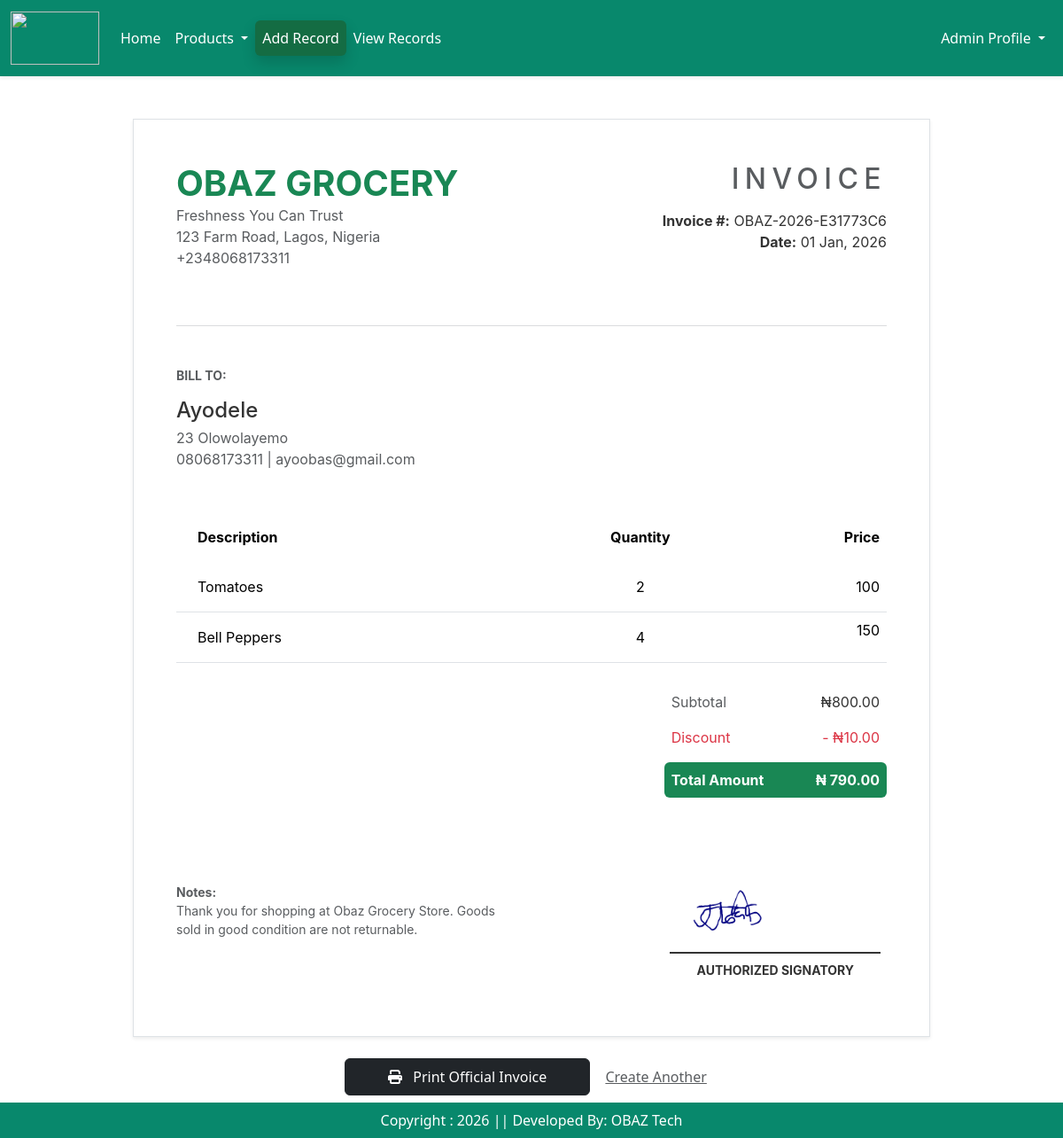
Page /invoice/1/ on the committed database.
### app/models.py (models this page shows, shortened)
class Invoice(models.Model):
    name = models.CharField( max_length=30)
    address = models.CharField( max_length=40, blank=True, null=True)
    phone_no = models.CharField(max_length=20, blank=True, null=True, unique=True)
    email = models.EmailField( max_length=254, blank=True, null=True, unique=True)
    tomatoes = models.IntegerField(default =0 )
    bell_pepper = models.IntegerField(default =0 )
    cucumber = models.IntegerField(default =0 )
    abernero = models.IntegerField(default =0 )
    discount = models.IntegerField(default =0 )
    total_price = models.PositiveIntegerField(default=0)
    invoice_number = models.CharField(max_length=20, unique=True, editable=False)
    created_at = models.DateField(null=True, blank=True, validators=[validate_not_future])
    image = models.ImageField( validators=[validate_image_size],  upload_to = 'signatures', blank=True)
    class Meta:
        verbose_name = "Invoice"
        verbose_name_plural = "Invoice"  # Prevents Django from adding "s"

### app/views.py (the view)
# urls.py: path('invoice/<int:pk>/', views.view_invoice, name="view_invoice"),
def view_invoice(request, pk):
    invoice = get_object_or_404(Invoice, pk=pk)
    items_in_db = Cropitem.objects.all()
    rates = {item.name: item.rate for item in items_in_db}
    line_totals = {
        't': invoice.tomatoes * rates.get('Tomatoes', 0),
        'b': invoice.bell_pepper * rates.get('Bell_Pepper', 0),
        'c': invoice.cucumber * rates.get('Cucumber', 0),
        'a': invoice.abernero * rates.get('Abanero', 0),
    }
    subtotal = sum(line_totals.values())
    if invoice.email:
        send_invoice_background(invoice, subtotal, line_totals)
    context = {
        'invoice': invoice,
        'line_totals': line_totals,
        'subtotal': subtotal,
        'rate_t': rates.get('Tomatoes', 0),
        'rate_b': rates.get('Bell_Pepper', 0),
        'rate_c': rates.get('Cucumber', 0),
        'rate_a': rates.get('Abanero', 0),
    }
    return render(request, 'success.html', context)

### app/views.py (called while the page is built)
def send_invoice_background(invoice, subtotal, line_totals):
    html_context = {
        'invoice': invoice,
        'subtotal': subtotal,
        'line_totals': line_totals,
    }
    html_string = render_to_string('success.html', html_context)
    pdf_buffer = BytesIO()
    pisa.CreatePDF(BytesIO(html_string.encode("UTF-8")), dest=pdf_buffer)
    pdf_data = pdf_buffer.getvalue()
    subject = f"Invoice {invoice.invoice_number} from Obaz Grocery"
    email = EmailMessage(
        subject,
        "Thank you for shopping with us. \n"
        "Please find your attached invoice summary.",
        'Obaz Grocery <your-email@gmail.com>',
        [invoice.email],
    )
    email.attach(f"Invoice_{invoice.invoice_number}.pdf", pdf_data, 'application/pdf')
    email_thread = threading.Thread(target=email.send)
    email_thread.start()

### app/templates/success.html (shortened to what this page needs)
{% extends 'base.html' %}
{% load static %}
{% block main-content %}
<div class="container mt-5 mb-5">
    <div class="invoice-wrapper bg-white p-5 shadow-sm border">
        <div class="row mb-5">
            <div class="col-6">
                <h1 class="fw-bold text-success mb-0">OBAZ GROCERY</h1>
                <p class="text-muted">Freshness You Can Trust<br>
                123 Farm Road, Lagos, Nigeria<br>
                +2348068173311</p>
            </div>
            <div class="col-6 text-end">
                <h2 class="text-uppercase tracking-widest text-muted">Invoice</h2>
                <div class="mt-3">
                    <p class="mb-0"><strong>Invoice #:</strong> {{ invoice.invoice_number }}</p>
                    <p class="mb-0"><strong>Date:</strong> {{ invoice.created_at|date:"d M, Y" }}</p>
                </div>
            </div>
        </div>
        <hr class="border-secondary opacity-25">
        <div class="row my-5">
            <div class="col-12">
                <h6 class="text-uppercase fw-bold text-muted small mb-3">Bill To:</h6>
                <h4 class="mb-1">{{ invoice.name }}</h4>
                <p class="text-muted mb-0">{{ invoice.address }}</p>
                <p class="text-muted mb-0">{{ invoice.phone_no }} | {{ invoice.email }}</p>
            </div>
        </div>
        <table class="table table-hover mt-4">
            <thead class="bg-light">
                <tr>
                    <th class="py-3 px-4 border-0">Description</th>
                    <th class="py-3 text-center border-0">Quantity</th>
                    <th class="py-3 text-end border-0">Price</th>
                </tr>
            </thead>
            <tbody class="border-top-0">
                {% if invoice.tomatoes > 0 %}
                <tr>
                    <td class="py-3 px-4">Tomatoes</td>
                    <td class="py-3 text-center">{{ invoice.tomatoes }}</td>
                    <td class="py-3 text-end">{{rate_t}}</td>
                </tr>
                {% endif %}
                {% if invoice.bell_pepper > 0 %}
                <tr>
                    <td class="py-3 px-4">Bell Peppers</td>
                    <td class="py-3 text-center">{{ invoice.bell_pepper }}</td>
                    <td class="text-end">{{rate_b}}</td>
                </tr>
                {% endif %}
                </tbody>
        </table>
        <div class="row justify-content-end mt-4">
            <div class="col-md-4">
                <div class="d-flex justify-content-between p-2">
                    <span class="text-muted">Subtotal</span>
                    <span>₦{{ invoice.total_price|add:invoice.discount|floatformat:2 }}</span>
                </div>
                {% if invoice.discount > 0 %}
                <div class="d-flex justify-content-between p-2 text-danger">
                    <span>Discount</span>
                    <span>- ₦{{ invoice.discount|floatformat:2}}</span>
                </div>
                {% endif %}
                <div class="d-flex justify-content-between p-2 bg-success text-white fw-bold mt-2 rounded">
                    <span>Total Amount</span>
                    <span>₦ {{ invoice.total_price|floatformat:2}}</span>
                </div>
            </div>
        </div>
        <div class="row mt-5 pt-5">
            <div class="col-6">
                <p class="small text-muted mb-0"><strong>Notes:</strong></p>
                <p class="small text-muted">Thank you for shopping at Obaz Grocery Store. Goods sold in good condition are not returnable.</p>
            </div>
            <div class="col-4 offset-2 text-center">
                {% if invoice.image %}
                    <img src="{{ invoice.image.url }}" alt="Signature" class="img-fluid" style="max-height: 80px; width: auto; border-bottom: 2px solid #333;">
                {% else %}
                    <div style="height: 80px; border-bottom: 2px solid #333;"></div>
                {% endif %}
                <p class="mt-2 fw-bold small text-uppercase">Authorized Signatory</p>
            </div>
        </div>
    </div>
    <div class="text-center mt-4 d-print-none">
        <button onclick="window.print()" class="btn btn-dark px-5 py-2">
            <i class="fas fa-print me-2"></i> Print Official Invoice
        </button>
        <a href="{% url 'generate_invoice' %}" class="btn btn-link text-muted">Create Another</a>
    </div>
</div>
{% endblock main-content%}

### app/templates/base.html (shortened to what this page needs)
<!DOCTYPE html>
{% load static %}
<html lang="en">
<head>
    <link href = "https://cdn.jsdelivr.net/npm/bootstrap@5.3.3/dist/css/bootstrap.min.css" rel = "stylesheet"
    />
<link href="https://cdn.jsdelivr.net/npm/bootstrap-datepicker@1.10.0/dist/css/bootstrap-datepicker.min.css" rel="stylesheet">
    <link href="https://cdn.jsdelivr.net/npm/bootstrap-icons/font/bootstrap-icons.css" rel="stylesheet"/>
    <link rel="stylesheet" href="https://cdnjs.cloudflare.com/ajax/libs/font-awesome/6.5.1/css/all.min.css" />
    <link rel = "stylesheet" href = "{% static '/css/owl.carousel.min.css' %}" />
    <link rel = "stylesheet" href = "{% static '/css/all.min.css' %}" />
     <link rel = "stylesheet" href = "{% static '/css/style.css' %}" />
</head>
<body>
<div class = "row">
  <div class = "col-sm-12">
<nav class="navbar navbar-expand-lg bg-success shadow-sm" data-bs-theme="dark">
  <div class="container-fluid">
   <a class="navbar-brand" href="#"><img src = "{% static "/images/site_logo.png" %}" width = "100" height = "60"/></a>
    <div class="collapse navbar-collapse" id="navbarNavDropdown">
      <ul class="navbar-nav me-auto mb-2 mb-lg-0">
        <li class="nav-item">
          <a class="nav-link active" aria-current="page" href="#">Home</a>
        </li>
        <li class="nav-item dropdown">
          <a class="nav-link dropdown-toggle" href="#" role="button" data-bs-toggle="dropdown" aria-expanded="false">
            Products
          </a>
        </li>
           <li class="nav-item">
          <a class="nav-link active btn btn-success shadow" aria-current="page" href="#">Add Record</a>
        </li>
   <li class="nav-item">
          <a class="nav-link active" aria-current="page" href="#">View Records</a>
        </li>
      </ul>
      <ul class="navbar-nav ml-auto">
        <li class="nav-item dropdown">
          <a class="nav-link dropdown-toggle  text-white" href="#" role="button" data-bs-toggle="dropdown" aria-expanded="false">
            Admin Profile
          </a>
        </li>
    </div>
  </div>
</nav>
</div>
{% block main-content %}{% endblock main-content %}
<footer class = "container-fluid fixed-bottom text-white text-center p-2 mt-5">
Copyright : 2026 || Developed By: OBAZ Tech
</footer>
</body>
</html>

### app/static/css/style.css (style rules this page uses)
.navbar { background-color: rgb(8, 136, 108) !important; }
.nav-link { color: white !important; }
footer { background-color: rgb(8, 136, 108) !important; }

### app/templates/success.html (style rules this page uses)
.invoice-wrapper { font-family: 'Inter', 'Segoe UI', sans-serif; color: #333; max-width: 900px; margin: auto; }
.tracking-widest { letter-spacing: 0.2em; }

### rows in the picture
Invoice: invoice_number "OBAZ-2026-E31773C6", created_at "01 Jan, 2026", name "Ayodele", address "23 Olowolayemo", phone_no "08068173311", email "ayoobas@gmail.com", tomatoes "2", bell_pepper "4", total_price|add "800.00", discount "10.00", total_price "790.00", image (picture)

### other values in the picture
{{ rate_t }} "100"
{{ rate_b }} "150"
